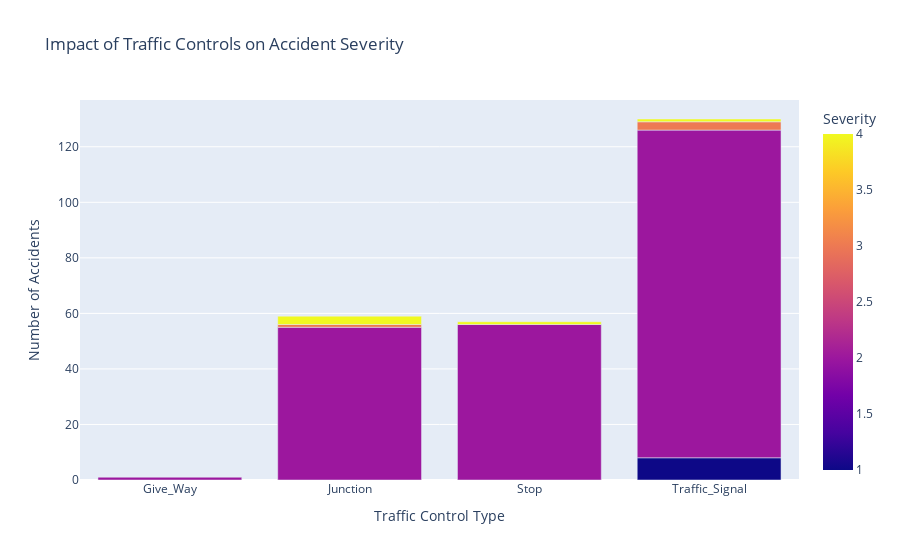

Source (notebook cell):
### Markdown cell above
## Traffic Control Impact

### Code cell
# Melt the dataframe to have a single column for traffic control type
df_melted = df.melt(id_vars=['Accident_Date', 'Severity'], 
                    value_vars=['Traffic_Signal', 'Stop', 'Junction', 'Give_Way'],
                    var_name='Traffic_Control_Type', value_name='Present')

# Filter only rows where traffic control is present
df_filtered = df_melted[df_melted['Present']]

# Count accidents by traffic control type and severity
traffic_control_severity = df_filtered.groupby(['Traffic_Control_Type', 'Severity']).size().reset_index(name='Accidents')

# Plotting with Plotly
fig = px.bar(traffic_control_severity, x='Traffic_Control_Type', y='Accidents', color='Severity', barmode='group',
             title='Impact of Traffic Controls on Accident Severity',
             labels={'Traffic_Control_Type': 'Traffic Control Type', 'Accidents': 'Number of Accidents'})

# Customize the layout
fig.update_layout(
    xaxis_title='Traffic Control Type',
    yaxis_title='Number of Accidents',
    hovermode='x unified'
)

# Show the plot
fig.show()

### Figure 1 — Plotly figure (JSON) as saved in the notebook; plotly's stock layout.template omitted (floating-point values rounded to 4 significant figures)
{"data": [{"alignmentgroup": "True", "hovertemplate": "Traffic Control Type=%{x}<br>Number of Accidents=%{y}<br>Severity=%{marker.color}<extra></extra>", "legendgroup": "", "marker": {"color": [2, 2, 3, 4, 2, 4, 1, 2, 3, 4], "coloraxis": "coloraxis", "pattern": {"shape": ""}}, "name": "", "offsetgroup": "", "orientation": "v", "showlegend": false, "textposition": "auto", "type": "bar", "x": ["Give_Way", "Junction", "Junction", "Junction", "Stop", "Stop", "Traffic_Signal", "Traffic_Signal", "Traffic_Signal", "Traffic_Signal"], "xaxis": "x", "y": [1, 55, 1, 3, 56, 1, 8, 118, 3, 1], "yaxis": "y"}], "layout": {"barmode": "group", "coloraxis": {"colorbar": {"title": {"text": "Severity"}}, "colorscale": [[0, "#0d0887"], [0.1111, "#46039f"], [0.2222, "#7201a8"], [0.3333, "#9c179e"], [0.4444, "#bd3786"], [0.5556, "#d8576b"], [0.6667, "#ed7953"], [0.7778, "#fb9f3a"], [0.8889, "#fdca26"], [1, "#f0f921"]]}, "hovermode": "x unified", "legend": {"tracegroupgap": 0}, "title": {"text": "Impact of Traffic Controls on Accident Severity"}, "xaxis": {"anchor": "y", "domain": [0, 1], "title": {"text": "Traffic Control Type"}}, "yaxis": {"anchor": "x", "domain": [0, 1], "title": {"text": "Number of Accidents"}}}}
